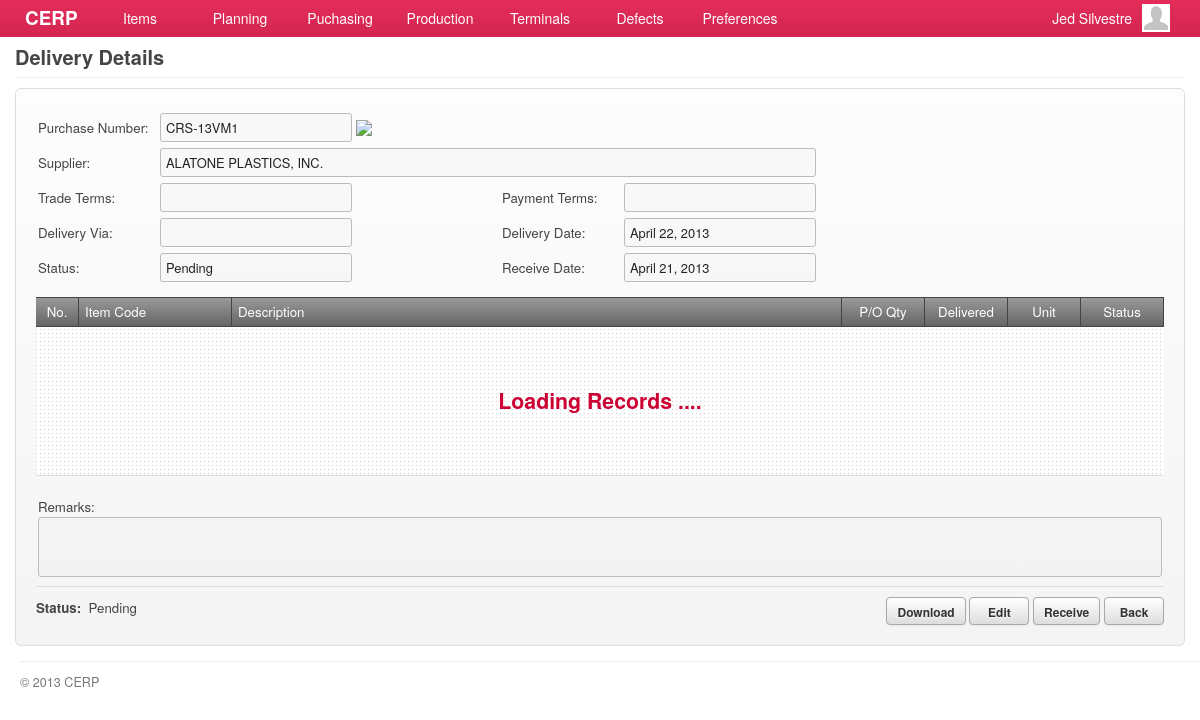
The page /account/deliveries-show.php?id=8 (signed in) on the database its author committed.
### tables this page shows
CREATE TABLE `capabilities` (
  `id` int(11) NOT NULL AUTO_INCREMENT,
  `title` varchar(45) DEFAULT NULL,
  `name` varchar(45) DEFAULT NULL,
  `capability` varchar(45) DEFAULT NULL,
  `url` varchar(45) DEFAULT NULL,
  `parent` int(11) DEFAULT NULL,
  PRIMARY KEY (`id`)
);

CREATE TABLE `deliveries` (
  `id` bigint(20) NOT NULL AUTO_INCREMENT,
  `purchase_id` int(11) DEFAULT NULL,
  `delivery_via` varchar(80) DEFAULT NULL,
  `delivery_date` date DEFAULT NULL,
  `remarks` varchar(180) DEFAULT NULL,
  `status` int(4) DEFAULT '135',
  `updated_at` datetime DEFAULT NULL,
  `created_at` datetime DEFAULT NULL,
  PRIMARY KEY (`id`)
);

CREATE TABLE `purchases` (
  `id` bigint(20) NOT NULL AUTO_INCREMENT,
  `purchase_number` varchar(45) DEFAULT NULL,
  `supplier_id` bigint(20) DEFAULT NULL,
  `delivery_via` varchar(80) DEFAULT NULL,
  `delivery_date` date DEFAULT NULL,
  `trade_terms` varchar(80) DEFAULT NULL,
  `payment_terms` varchar(80) DEFAULT NULL,
  `total_amount` double DEFAULT NULL,
  `remarks` varchar(180) DEFAULT NULL,
  `status` int(3) DEFAULT '9',
  `completion_status` int(11) DEFAULT NULL,
  `publish_by` bigint(20) DEFAULT '0',
  `updated_by` bigint(20) DEFAULT '0',
  `updated_at` datetime DEFAULT NULL,
  `created_by` bigint(20) DEFAULT '0',
  `created_at` datetime DEFAULT NULL,
  PRIMARY KEY (`id`)
);

CREATE TABLE `suppliers` (
  `id` int(11) NOT NULL AUTO_INCREMENT,
  `supplier_code` varchar(45) DEFAULT NULL,
  `name` varchar(100) DEFAULT NULL,
  `address` varchar(100) DEFAULT NULL,
  `country` int(11) DEFAULT NULL,
  `representative` varchar(100) DEFAULT NULL,
  `contact_no1` varchar(45) DEFAULT NULL,
  `contact_no2` varchar(45) DEFAULT NULL,
  `fax_no` varchar(45) DEFAULT NULL,
  `email` varchar(45) DEFAULT NULL,
  `supplier_type` int(11) DEFAULT NULL,
  `product_service` int(11) DEFAULT NULL,
  `term_of_payment` int(11) DEFAULT NULL,
  `description` tinytext,
  `created_at` timestamp NULL DEFAULT NULL,
  `updated_at` timestamp NULL DEFAULT NULL,
  PRIMARY KEY (`id`)
);

CREATE TABLE `lookup_status` (
  `id` int(11) NOT NULL AUTO_INCREMENT,
  `code` varchar(7) DEFAULT NULL,
  `description` varchar(45) DEFAULT NULL,
  `parent` varchar(6) DEFAULT NULL,
  `created_at` timestamp NULL DEFAULT NULL,
  `updated_at` timestamp NULL DEFAULT NULL,
  PRIMARY KEY (`id`)
);

### include/general.class.php (called while the page is built, shortened)
<?php
require('database.class.php');
require('capabilities.class.php');
require('posts.class.php');
require('query.class.php');
require('role.class.php');
$HostAccount	= "account";
$HostExcel		= "excel";
$DB				= new MySQL;
  $Host			= "cerp";
  $HostAccount	= "/".$Host."/".$HostAccount;
  $HostExcel	= "/".$Host."/".$HostExcel;
  $DB->database	= "cerpdb";
  $DB->username	= "cerpuser";
  $DB->password	= "cerpuser";
  $DB->hostname	= "localhost";
$Capabilities	= new Capabilities($DB);
$Query			= new Query($DB);
$Signed			= $_SESSION['user'];
$Role		= new Role($DB, $Signed['id']);
require('functions.php');
?>

### include/role.class.php (called while the page is built, shortened)
<?php
class Role
{
	private $DB;
	private $user_id;
	function Role($db, $uid) {
  	$this->DB = $db;
		$this->user_id = $uid;
  }
	function isCapableByName($cap_name) {
		foreach ($this->getUserRoles() as $user_role) {
			$result = $this->DB->Find('role_capabilities', array(
						  			'columns' 		=> 'role_capabilities.*',
						  			'joins' => 'INNER JOIN capabilities ON capabilities.id = role_capabilities.capability_id',
						  	    'conditions' 	=> 'capabilities.capability="'. $cap_name .'" AND role_id='. $user_role['role_id']));
			if(isset($result)) {
				return TRUE;
			}
		}
	}
	function getUserRoles() {
		$result = $this->DB->Get('user_roles', array(
						  			'columns' 		=> 'user_roles.role_id, roles.name',
						  			'joins' => 'INNER JOIN roles ON roles.id = user_roles.role_id',
						  	    'conditions' 	=> 'user_roles.user_id='. $this->user_id));
		if(isset($result)) {
			return $result;
		}
	}
}

### include/database.class.php (called while the page is built, shortened)
<?php
class MySQL {
  public $username	= "cerpuser";
  public $password	= "cerpuser";
  public $hostname	= "localhost";
  public function Connect() {
    $conn = mysql_connect($this->hostname, $this->username, $this->password) or die("<br/><span class='notice'><p class='error'><strong>ERROR!</strong> Unable to connect to MySQL! </p></span>");
    return $conn;
  }
  public function Query($sql) {
  	$conn = $this->Connect();
    $result = mysql_query($sql, $conn);
	return $result;
  }
  function Get($table, $args='') {
  	if (isset($args)) {
  	  $args['columns'] = (isset($args['columns']) ? $args['columns'] : '*');
  	  $args['joins'] = (isset($args['joins']) ? $args['joins'] : '');
		  $args['conditions'] = ($args['conditions'] == '' ? '' : 'WHERE '.$args['conditions']);
		  $args['sort_column'] = ($args['sort_column'] == '' ? '' : 'ORDER BY '.$args['sort_column']);
		  $args['sort_order'] = ($args['sort_order'] == '' ? '' : $args['sort_order']);
		  $args['startpoint'] = ($args['startpoint'] == '' ? '' : 'LIMIT '.$args['startpoint']);
		  $args['limit'] = ($args['limit'] == '' ? '' : ','.$args['limit']);
		}
	$data = array();
	$sql = "SELECT ".$args['columns']." FROM ".$table." ".$args['joins']." ".$args['conditions']." ".$args['sort_column']." ".$args['sort_order']." ".$args['startpoint']." ".$args['limit'];
	$result = $this->IsEmpty($this->Query($sql));
	if(!empty($result)) {
      while ($row = mysql_fetch_array($result)) {
        $data[] = $row;
      }
	}
	return $data;
  }
	function Fetch($table, $args='') {
  	if (isset($args)) {
  	  $args['columns'] = (isset($args['columns']) ? $args['columns'] : '*');
  	  $args['joins'] = (isset($args['joins']) ? $args['joins'] : '');
	  	$args['conditions'] = ($args['conditions'] == '' ? '' : ' WHERE '.$args['conditions']);
      $args['order'] = ($args['order'] == '' ? '' : ' ORDER BY '.$args['order']);
      $args['limit'] = ($args['limit'] == '' ? '' : ' LIMIT '.$args['limit']);
      $args['group'] = ($args['group'] == '' ? '' : ' GROUP BY '.$args['group']);
    }
	$data = array();
    $sql = "SELECT ".$args['columns'];
    $sql .= " FROM ".$table." ".$args['joins'];
    $sql .= $args['conditions'];
    $sql .= $args['group'];
    $sql .= $args['order'];
    $sql .= $args['limit'];
	$result = $this->IsEmpty($this->Query($sql));
	if(!empty($result)) {
      while ($row = mysql_fetch_array($result)) {
        $data[] = $row;
      }
	}
	return $data;
  }
  function Find($table, $args='') {
  	if (isset($args)) {
  	  $args['columns'] = (isset($args['columns']) ? $args['columns'] : '*');
  	  $args['joins'] = (isset($args['joins']) ? $args['joins'] : '');
	  $args['conditions'] = ($args['conditions'] == '' ? '' : 'where '.$args['conditions']);
	}
	$sql = "SELECT ".$args['columns']." FROM ".$table." ".$args['joins']." ".$args['conditions'] ." ". $args['sort_column'];
	$row = $this->IsEmpty($this->Query($sql));
	return mysql_fetch_array($row);
  }
  private function IsEmpty($result) {
    if(mysql_num_rows($result) > 0) return $result;
    return null;
  }
}

### include/capabilities.class.php (called while the page is built, shortened)
<?php
class Capabilities {
  private $DB;
	public $All;
	function Capabilities($db) {
		$this->DB = $db;
		$this->GetCapabilities();
	}
  function GetTitle() {
    global $capability_key;
	return $this->All[$capability_key]['title'];
  }
	function GetCapabilities() {
		$capabilities = $this->DB->Get('capabilities', array(
					  			'columns' 		=> 'id, capability, title, name, parent, url',
					  	    'conditions' 	=> 'parent IS NOT null ORDER BY parent'));
		$all = array();
		foreach ($capabilities as $cap) {
			$all[$cap['capability']] = array('title' => $cap['title'],'name' => $cap['name'], 'url' => $cap['url'], 'parent' => $cap['parent']);
		}
		$this->All = $all;
	}
}

### include/query.class.php (called while the page is built, shortened)
<?php
class Query {
  private $DB;
  function Query($db) {
  	$this->DB = $db;
  }
  function delivery_by_id($id) {
  	$query = $this->DB->Fetch('deliveries', array(
               'columns'  => 'deliveries.id, purchases.id AS pid, purchases.purchase_number, suppliers.id AS supplier_id, suppliers.name AS supplier_name,
                              deliveries.delivery_date, deliveries.delivery_via, purchases.trade_terms,
                              purchases.payment_terms, purchases.total_amount, deliveries.remarks, lookup_status.description AS status,
                              deliveries.created_at AS receive_date',
               'joins' => 'INNER JOIN purchases ON purchases.id = deliveries.purchase_id
               						 INNER JOIN suppliers ON suppliers.id = purchases.supplier_id
                           INNER JOIN lookup_status ON lookup_status.id = deliveries.status',
               'conditions' => 'deliveries.id = '. $id)
             );
		if(!empty($query)) return $query[0];
		return null;
  }
}

### account/deliveries-show.php (the view, shortened to what this page needs)
<?php
  $capability_key = 'show_deliveries';
  require('header.php');
	$allowed = $Role->isCapableByName($capability_key);
	if(!$allowed) {
		require('inaccessible.php');
	}else{
  	$delivery = $Query->delivery_by_id($_GET['id']);
?>
      <div id="page">
        <div id="page-title">
          <h2>
            <span class="title"><?php echo $Capabilities->GetTitle(); ?></span>
          </h2>
        </div>
        <div id="content">
          <form id="delivery-form" action="<?php host($Capabilities->GetUrl()) ?>" method="POST" class="form-container">
             <div>
             	<table>
                   <tr>
                      <td width="120">Purchase Number:</td><td width="340"><input type="text" value="<?php echo $delivery['purchase_number']; ?>" class="text-field" disabled/>
                      	<?php echo $linkto = (isset($delivery['pid'])) ? link_to('purchases-show.php?id='.$delivery['pid']) : '' ?>
                      </td>
                      <td width="120"></td><td width="340"></td>
                   </tr>
                   <tr>
                      <td>Supplier:</td>
                      <td colspan="99">
                        <input type="text" value="<?php echo $delivery['supplier_name']; ?>" class="text-field" style="width:644px;" disabled/>
                      </td>
                   </tr>
                   <tr>
                      <td>Trade Terms:</td><td><input type="text" value="<?php echo $delivery['trade_terms']; ?>" class="text-field" disabled/></td>
                      <td>Payment Terms:</td><td><input type="text" value="<?php echo $delivery['payment_terms']; ?>" class="text-field" disabled/></td>
                   </tr>
                   <tr>
                      <td>Delivery Via:</td><td><input type="text" value="<?php echo $delivery['delivery_via']; ?>" class="text-field" disabled/></td>
                      <td>Delivery Date:</td><td><input type="text" value="<?php echo date("F d, Y", strtotime($delivery['delivery_date'])) ?>" class="text-field text-date" disabled/></td>
                   </tr>
                   <tr>
                      <td>Status:</td><td><input type="text" value="<?php echo $delivery['status']; ?>" class="text-field" disabled/></td>
                      <td>Receive Date:</td><td><input type="text" value="<?php echo date("F d, Y", strtotime($delivery['receive_date'])) ?>" class="text-field text-date" disabled/></td>
                   </tr>
                   <tr><td height="5" colspan="99"></td></tr>
                </table>
             </div>
             <div id="grid-delivery-materials" class="grid jq-grid" style="min-height:146px;">
               <table cellspacing="0" cellpadding="0">
                 <thead>
                   <tr>
                     <td width="30" class="border-right text-center">No.</td>
                     <td width="140" class="border-right">Item Code</td>
                     <td class="border-right">Description</td>
                     <td width="70" class="border-right text-center">P/O Qty</td>
                     <td width="70" class="border-right text-center">Delivered</td>
                     <td width="60" class="border-right text-center">Unit</td>
                     <td width="70" class="border-right text-center">Status</td>
                   </tr>
                 </thead>
                 <tbody id="delivery-materials"></tbody>
               </table>
             </div>
             <div>
             	<table width="100%">
                   <tr><td height="5" colspan="99"></td></tr>
                   <tr>
                      <td></td>
                      <td align="right"></td>
                   </tr>
                   <tr><td colspan="2">Remarks:<br/><textarea style="min-width:650px;width:98.9%;height:50px;" disabled><?php echo $delivery['remarks']; ?></textarea></td></tr>
                </table>
             </div>
             <div class="field-command">
           	   <div class="text-post-status">
           	     <strong>Status:</strong>&nbsp;&nbsp;<?php echo $delivery['status']; ?>
               </div>
           	   <input type="button" value="Download" class="btn btn-download" rel="<?php echo excel_file('?category=delivery&id='. $delivery['id']); ?>"/>
               <?php if($delivery['status'] != "Close") { ?>
               <input type="button" value="Edit" class="btn redirect-to" rel="<?php echo host('deliveries-edit.php?id='. $delivery['id']); ?>"/>
           	   <input type="button" value="Receive" class="btn redirect-to" rel="<?php echo host('receiving-edit.php?id='.$_GET['id']); ?>"/>
           	   <?php } ?>
               <input type="button" value="Back" class="btn redirect-to" rel="<?php echo host('deliveries.php'); ?>"/>
             </div>
          </form>
       </div>
     </div>
<?php }
require('footer.php'); ?>

### rows shown on the page
capabilities: title "Delivery Details"
deliveries: purchase.purchase_number "CRS-13VM1", name "ALATONE PLASTICS, INC.", delivery_date "April 22, 2013", description "Pending", created_at "April 21, 2013", lookup_status.description "Pending"

### other values the page prints
$Signed['first_name'] "Jed"
$Signed['last_name'] "Silvestre"
